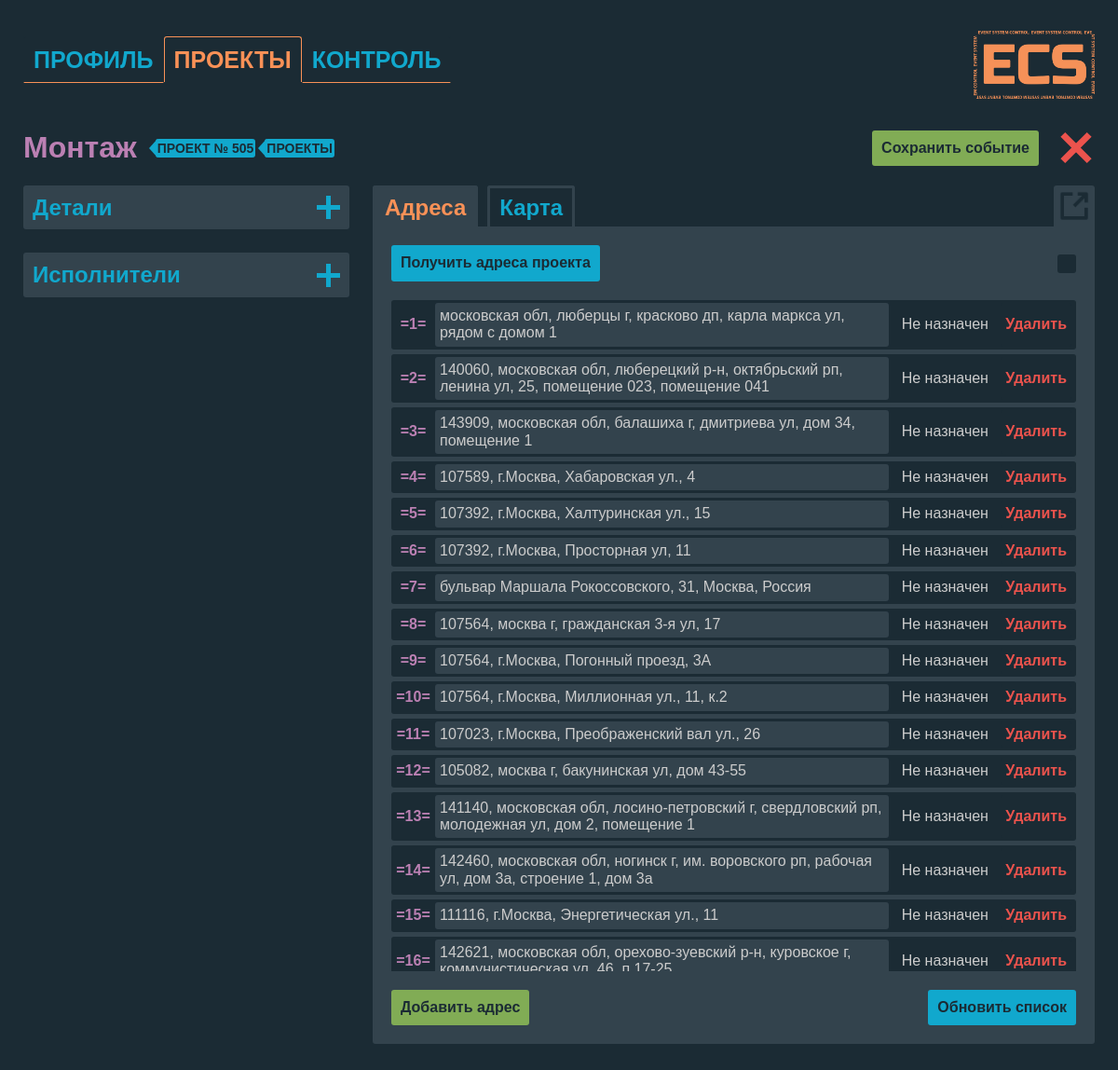
The app's page /projects/event/23/edit/ (signed in) with its own data.
### projects/models.py (models this page shows, shortened)
class Event(models.Model):
    EVENT_TYPES = (
        ('montage', 'Монтаж'),
        ('audit', 'Аудит'),
        ('dismantle', 'Демонтаж'),
    )
    STATUS_CHOICES = [
        ('created', 'Создано'),
        ('assigned', 'Назначено'),
        ('in_progress', 'В работе'),
        ('completed', 'Завершено'),
    ]
    project = models.ForeignKey(Project, related_name='events', on_delete=models.CASCADE)
    event_type = models.CharField(choices=EVENT_TYPES, max_length=20)
    status = models.CharField(max_length=11, choices=STATUS_CHOICES, default='created')
    description = models.TextField(blank=True)
    photo_count = models.IntegerField()
    event_date = models.DateField()
    duration_days = models.IntegerField()
    assigned_users = models.ManyToManyField(User, through='EventUser', blank=True, related_name='events_as_assignee')
    def update_status(self):
        event_users = self.eventuser_set.all()
        if not event_users.exists():
            self.status = 'created'
        elif all(user.status == 'completed' for user in event_users):
            self.status = 'completed'
        elif any(user.status == 'in_progress' for user in event_users):
            self.status = 'in_progress'
        elif any(user.status == 'confirmed' for user in event_users):
            self.status = 'assigned'
        else:
            self.status = 'created'
        self.save()

class Project(models.Model):
    user = models.ForeignKey(User, on_delete=models.CASCADE)  # Убрали null=True
    name = models.CharField(max_length=255)
    description = models.TextField(blank=True)
    excel_file = models.FileField(upload_to='excel/', null=True, blank=True)
    organization = models.CharField(max_length=255, blank=True, null=True)  # Новое поле
    product = models.CharField(max_length=255, blank=True, null=True)  # Новое поле

class EventAddress(models.Model):
    event = models.ForeignKey(Event, related_name='addresses', on_delete=models.CASCADE)
    name = models.CharField(max_length=255)
    latitude = models.FloatField()
    longitude = models.FloatField()
    order = models.PositiveIntegerField(default=0)  # Добавляем поле для сортировки
    assigned_user = models.ForeignKey(User, null=True, blank=True, on_delete=models.SET_NULL)  # Новое поле
    class Meta:
        ordering = ['order']

### projects/views.py (the view)
# urls.py: path('event/<int:event_id>/edit/', views.edit_event, name='edit_event'),
def edit_event(request, event_id):
    event = get_object_or_404(Event, pk=event_id)
    project = event.project
    if request.method == 'POST':
        form = EventForm(request.POST, instance=event)
        if form.is_valid():
            form.save()
            event.update_status()  # Обновление статуса события.
            return redirect('edit_event', event_id=event.id)
    else:
        form = EventForm(instance=event)
    project_addresses = project.addresses.all()
    executor_group = Group.objects.get(name='Исполнитель')
    executors = User.objects.filter(groups=executor_group).prefetch_related('executorprofile')
    event_users = event.eventuser_set.select_related('user')
    user_profile = request.user.profile
    api_key = user_profile.api_key if user_profile else None
    has_unassigned_addresses = event.addresses.filter(assigned_user__isnull=True).exists()
    filtered_executors_with_photo_status = []
    for event_user in event_users:
        has_photos_status = has_photos(event_user.user, event)
        if not has_unassigned_addresses and not event.addresses.filter(assigned_user=event_user.user).exists():
            event_user.delete()  # Удаляем исполнителя из базы данных
            continue  # Пропускаем добавление в список
        if not event.addresses.filter(assigned_user=event_user.user).exists() and has_unassigned_addresses:
            event_user.status = 'Выбрано'
            event_user.save()
        filtered_executors_with_photo_status.append((event_user, has_photos_status))
    event.update_status()  # Обновление статуса события.
    return render(request, 'projects/edit_event.html', {
        'form': form,
        'project': project,
        'event': event,
        'project_addresses': project_addresses,
        'executors': executors,
        'executors_with_photo_status': filtered_executors_with_photo_status,  # Используем отфильтрованный список
        'api_key': api_key,
        'has_unassigned_addresses': has_unassigned_addresses,
    })

### projects/utils.py (called while the page is built)
def has_photos(user, event):
    try:
        executor_id = user.executorprofile.id
    except AttributeError:
        return False
    base_path = os.path.join(settings.MEDIA_ROOT, str(event.project.user.id), str(event.project.id), event.get_event_type_display(), str(executor_id))
    problems_path = os.path.join(base_path, "problems")
    has_main_photos = os.path.exists(base_path) and any(os.path.isfile(os.path.join(base_path, f)) for f in os.listdir(base_path))
    has_problem_photos = os.path.exists(problems_path) and any(os.path.isfile(os.path.join(problems_path, f)) for f in os.listdir(problems_path))
    return has_main_photos or has_problem_photos

### projects/templates/projects/edit_event.html (shortened to what this page needs)
<!DOCTYPE html>
<html lang="ru_RU">
<head>
    {% load static %}
    <link rel="stylesheet" type="text/css" href="{% static 'css/normalize.css' %}">
    <link rel="stylesheet" type="text/css" href="{% static 'css/styles.css' %}">
    <link rel="stylesheet" type="text/css" href="{% static 'css/edit-event.css' %}">
</head>
<body class="page event">
    <header class="page__header">
        <nav class="nav">
            <ul class="nav__list">
                <li class="nav__item">
                    <a class="nav__link nav__link--inactive" href="{% url 'profile' %}">Профиль</a>
                </li>
                <li class="nav__item">
                    <a class="nav__link nav__link--active">Проекты</a>
                </li>
                <li class="nav__item">
                    <a class="nav__link nav__link--inactive" href="{% url 'events_control' %}">Контроль</a>
                </li>
            </ul>
        </nav>
        <div class="logo">
            <img class="logo__img" src="{% static 'img/logo.png' %}" alt="Логотип">
        </div>
    </header>
    <div class="container">
        <div class="event__header">
            <h1 class="page__title">{{ event.get_event_type_display }}</h1>
            <ul class="bread-crumbs">
                <li class="bread-crumbs__item">
                    <a class="bread-crumbs__link" href="{% url 'edit_project' project.id %}">{{ project.name }}</a>
                </li>
                <li class="bread-crumbs__item">
                    <a class="bread-crumbs__link" href="{% url 'manage_projects' %}">Проекты</a>
                </li>
            </ul>
            <button class="event__save-btn btn" type="button" id="save-event-button">Сохранить событие</button>
            <a class="event__close-btn page__close-btn" href="{% url 'edit_project' project.id %}"></a>
        </div>
        <div class="event__content">
            <div class="event__content-row">
                <div class="event__content-col">
                    <div class="event__content-col-wrap">
                        <div class="event__content-cell" data-section-id="details">
                            <div class="event__cell-header" data-section-id="details">
                                <h2 class="page__block-title">Детали</h2>
                            </div>
                        </div>
                        <div class="event__content-cell" data-section-id="executors">
                            <div class="event__cell-header" data-section-id="executors">
                                <h2 class="page__block-title">Исполнители</h2>
                            </div>
                        </div>
                    </div>
                </div>
                <div class="event__content-col">
                    <div class="event__content-col-wrap">
                        <div class="event__content-cell">
                            <ul class="tabs tabs__list">
                                <li class="tab tabs-item">
                                    <a class="tab-link active" id="active-tab" href="#event-addresses">Адреса</a>
                                </li>
                                <li class="tab tabs-item">
                                    <a class="tab-link" id="completed-tab" href="#event-map">Карта</a>
                                </li>
                                <button class="event__show-addresses-map-btn" type="button" id="show-map-btn"></button>
                            </ul>
                            <div class="tab-content">
                                <div class="event__addresses active" id="event-addresses">
                                    <div class="event__addresses-header">
                                        <button class="copy-addresses-btn btn" type="button" id="copy-addresses-btn">Получить адреса проекта</button>
                                        <span class="remaining-requests" id="remaining-requests">{{ remaining_requests }}</span>
                                    </div>
                                    <ul class="event__addresses-list" id="event-addresses-list">
                                        {% for address in event.addresses.all %}
                                        <li class="event__addresses-item" data-id="{{ address.id }}" data-user-assigned="{% if address.assigned_user %}true{% else %}false{% endif %}">
                                            <span class="address-number">={{ forloop.counter }}=</span>
                                            <span class="address-name" data-id="{{ address.id }}">{{ address.name }}</span>
                                            {% if address.assigned_user %}
                                                {% with address.assigned_user.executorprofile as profile %}
                                                    <span class="executor-name">{{ profile.name|default:address.assigned_user.username }}</span>
                                                {% endwith %}
                                            {% else %}
                                                <span class="executor-name">Не назначен</span>
                                            {% endif %}
                                            <button class="delete-address-btn btn" data-id="{{ address.id }}">Удалить</button>
                                        </li>
                                        {% empty %}
                                        <li>Нет адресов</li>
                                        {% endfor %}
                                    </ul>
                                    <div class="event__addresses-btns">
                                        <button class="add-address-btn btn" type="button" id="add-address-btn">Добавить адрес</button>
                                        <button class="update-addresses-btn btn" type="button" id="update-addresses-btn">Обновить список</button>
                                    </div>
                                </div>
                            </div>
                        </div>
                    </div>
                </div>
            </div>
        </div>
    </div>
</body>
<footer class="page__footer">
</footer>
</html>

### static/css/styles.css (style rules this page uses)
html { box-sizing: border-box; }
*, *::before, *::after { box-sizing: inherit; }
a { color: inherit; text-decoration: none; }
img { max-width: 100%; }
ul { list-style: none; margin: 0; padding: 0; }
body { font-family: 'font', sans-serif; }
.page { max-width: 1200px; margin: 0 auto; padding: 25px; color: rgb(204 204 204); background-color: rgb(27 43 52); }
.page__header { display: flex; justify-content: space-between; align-items: center; width: 100%; }
.nav { margin-right: 25px; margin-bottom: 15px; padding: 25px 0; }
.nav__list { display: flex; }
.nav__link { padding: 10px; border: 1px solid rgb(27 43 52); border-radius: 3px 3px 0 0; font-size: 25px; font-weight: bold; text-transform: uppercase; color: rgb(17 168 205); }
.nav__link--active { border-color: rgb(249 145 87); border-bottom: none; border-radius: 3px 3px 0 0; color: rgb(249 145 87); }
.nav__link--inactive { border-bottom: 1px solid rgb(249 145 87); }
.logo { width: 130px; }
.btn { padding: 10px; border: none; border-radius: 3px; cursor: pointer; font-weight: bold; color: rgb(27 43 52); }
.page__title { margin: 0; margin-bottom: 25px; color: rgb(187 128 179); }
.page__block-title { margin: 0; color: rgb(187 128 179); }
.project__header, .event__header { position: -webkit-sticky; position: sticky; top: 0; width: 100%; display: flex; align-items: center; padding: 20px 0; gap: 20px; background-color: rgb(27 43 52); overflow: hidden; z-index: 15; }
.bread-crumbs { display: flex; align-items: center; gap: 10px; }
.bread-crumbs__item { position: relative; padding: 1px 2px; border-radius: 3px; background-color: rgb(17 168 205); }
.bread-crumbs__item::before { content: ""; position: absolute; top: 50%; left: -7px; transform: translateY(-50%); width: 0; height: 0; border-top: 10px solid transparent; border-bottom: 10px solid transparent; border-right: 9px solid rgb(17 168 205); }
.bread-crumbs__link { font-size: 14px; font-weight: bold; text-transform: uppercase; color: rgb(27 43 52); }
.page__close-btn { position: relative; display: flex; justify-content: center; align-items: center; height: 40px; width: 40px; }
.page__close-btn::before, .page__close-btn::after { content: ""; position: absolute; width: 40px; height: 7px; background-color: rgb(236 83 77); transition: transform 0.3s ease; }
.page__close-btn::before { transform: rotate(45deg); }
.page__close-btn::after { transform: rotate(-45deg); }
.tabs { display: flex; margin-bottom: 25px; padding: 0; }
.tab-link { display: inline-block; padding: 10px 20px; cursor: pointer; font-size: 20px; color: rgb(17 168 205); }
.tab-link.active { border-bottom: 2px solid rgb(249 145 87); color: rgb(249 145 87); }
.page__footer { height: 100px; }

### records on screen
Event: event_type "Монтаж"
Project: name "ПРОЕКТ № 505"
EventAddress: name "московская обл, люберцы г, красково дп, карла маркса ул, рядом с домом 1", shows "Не назначен"
EventAddress: name "140060, московская обл, люберецкий р-н, октябрьский рп, ленина ул, 25, помещение 023, помещение 041", shows "Не назначен"
EventAddress: name "143909, московская обл, балашиха г, дмитриева ул, дом 34, помещение 1", shows "Не назначен"
EventAddress: name "107589, г.Москва, Хабаровская ул., 4", shows "Не назначен"
EventAddress: name "107392, г.Москва, Халтуринская ул., 15", shows "Не назначен"
EventAddress: name "107392, г.Москва, Просторная ул, 11", shows "Не назначен"
EventAddress: name "бульвар Маршала Рокоссовского, 31, Москва, Россия", shows "Не назначен"
EventAddress: name "107564, москва г, гражданская 3-я ул, 17", shows "Не назначен"
EventAddress: name "107564, г.Москва, Погонный проезд, 3А", shows "Не назначен"
EventAddress: name "107564, г.Москва, Миллионная ул., 11, к.2", shows "Не назначен"
EventAddress: name "107023, г.Москва, Преображенский вал ул., 26", shows "Не назначен"
EventAddress: name "105082, москва г, бакунинская ул, дом 43-55", shows "Не назначен"
EventAddress: name "141140, московская обл, лосино-петровский г, свердловский рп, молодежная ул, дом 2, помещение 1", shows "Не назначен"
EventAddress: name "142460, московская обл, ногинск г, им. воровского рп, рабочая ул, дом 3а, строение 1, дом 3а", shows "Не назначен"
EventAddress: name "111116, г.Москва, Энергетическая ул., 11", shows "Не назначен"
EventAddress: name "142621, московская обл, орехово-зуевский р-н, куровское г,…", shows "Не назначен"
